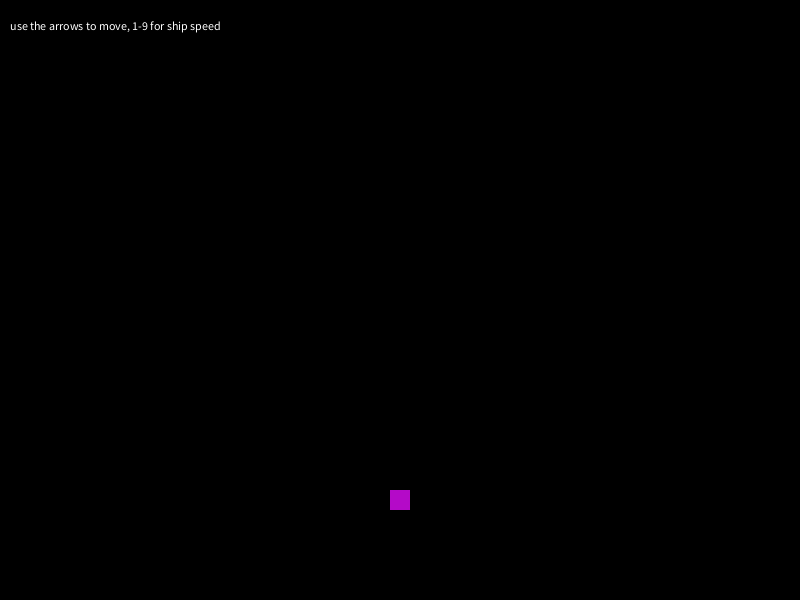
Frame 1 (no input)
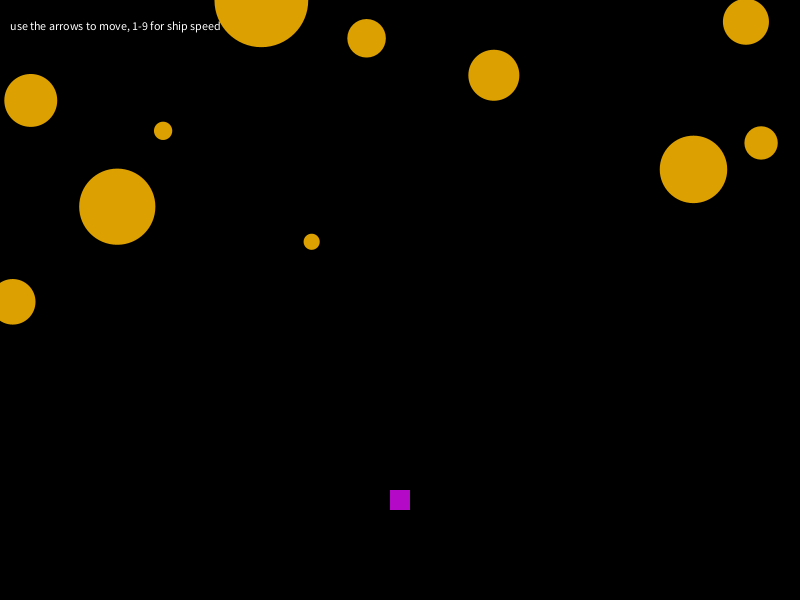
Frame 60 (the mouse pressed at the canvas centre just before this capture)
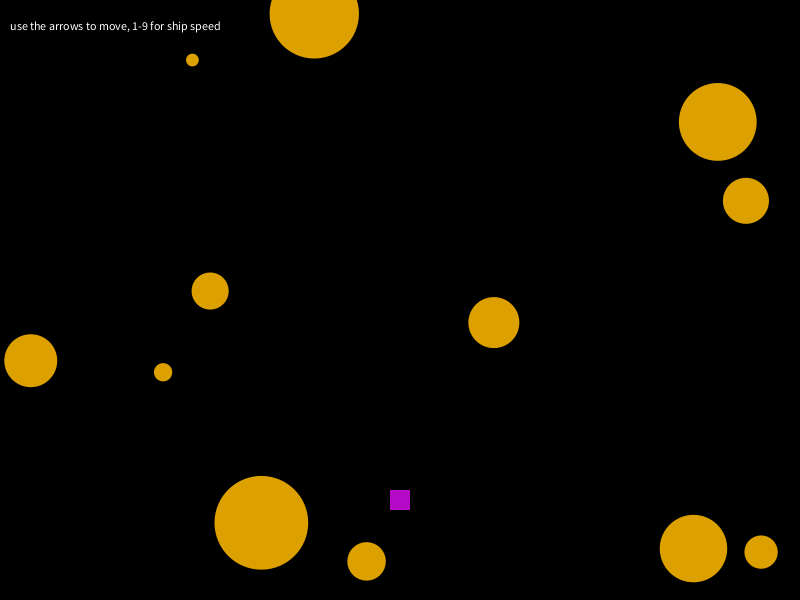
Frame 120 (the mouse held since frame 60 and released just before this capture)

The Processing sketch that drew these frames (run headless with seeded random() and noise(); from frame 60 on, the mouse is pressed at the canvas centre):

// Processing sketch: ExampleGame
// ── ExampleGame.pde
Ship myShip; // create a spaceship

int xChange, yChange; // variables for the ship
int increment = 1; // variable to change the rate of movement

Star[] stars; // array of stars
int starNum = 20; // number of stars

void setup() {
  size(800, 600);

  myShip = new Ship(); // instantiate the ship
  stars = new Star[starNum]; // new array of stars

  for (int x=0; x<starNum; x++) { 
    stars[x] = new Star(); // instatntiate the stars
  }
}

void draw() {
  background(0); // clear the background

  // directions
  String words = "use the arrows to move, 1-9 for ship speed";
  fill(255);
  text(words, 10, 30);

  // loop through all the stars
  for (int x=0; x< starNum; x++) {
    stars[x].update(); // update their position
    stars[x].collisionCheck(myShip.xPos, myShip.yPos); // check if colliding with the ship
    stars[x].render(); // draw the stars
  }

  myShip.update(xChange, yChange); // update the ship's position & shield size
  myShip.render(); // render the ship

  // reset vars if you want
  //yChange  = 0;
  //xChange = 0;

  // ************
  // change the speed of the ship
 // this will be replaced by serial code
  // ************
  if (keyPressed == true) {
    int pressed = key;
    if (pressed >= 49 && pressed <=57) {
      increment =  pressed - 48;
    }
  }
}

 // move the ship
 // this will be replaced by serial code
void keyPressed() {
  if (key == CODED) {
    if (keyCode == UP) {
      yChange = increment * -1;
    }
    if (keyCode == DOWN) {
      yChange = increment;
    }    
    if (keyCode == LEFT) {
      xChange = increment * -1;
    }  
    if (keyCode == RIGHT) {
      xChange = increment;
    }
  }
}

//************** Star class
class Star {
  float xPos, yPos, starSize, speed; // variables
  boolean collision; // check for collision 
  
  // star constructor
  Star() { // initial state
    speed = random(1, 10);
    starSize = random(10, 100);
    xPos = random(0, width);
    yPos = random(100, width) * -1;
    collision = false;
  }

  void update() {  // update star position
  
    yPos += speed;
    
    if (yPos > height+starSize/2) {
      yPos = random(100, width) * -1;
      speed = random(1, 10);
      starSize = random(10, 50);
      xPos = random(0, width);
    }
  }

  void collisionCheck(int _x, int _y) { // check for a collision

    int shipX = _x;
    int shipY = _y;

    float dx = shipX - xPos;
    float dy = shipY - yPos;
    float d = sqrt(sq(dx)+sq(dy)); // distance between star and ship

    if (d < starSize/2 + 10) { // if distance is less than the radius of the star & ship
      collision = !collision;  // there's a crash
    }
    
  }

  void render() {
    // if there's no collision
    if (!collision) {
      noStroke();
      fill(220, 160, 0);
      ellipse(xPos, yPos, starSize, starSize);
    } else { // if there is a colliison, supernova
      strokeWeight(5);
      stroke(255);
      fill(220, 100, 0);
      ellipse(xPos, yPos, starSize*1.5, starSize*1.5);
      collision = !collision; // reset the collison state for the next iteration
    }
  }
}



//************** Ship class
class Ship {
  int xPos;
  int yPos;
  int shieldSize;

  Ship() { // ship constructor
    xPos = width/2;
    yPos = height - 100;
    shieldSize = 0;
  }

  void update(int _xDelta, int _yDelta) {
    xPos += _xDelta;
    yPos += _yDelta;
  }

  void render() {
    if (yPos > height-10) {
      yPos = height-10;
    }
    if (yPos < height-200) {
      yPos = height-200;
    }

    if (xPos > width-10) {
      xPos = width-10;
    }
    if (xPos < 10) {
      xPos = 10;
    }

    noStroke();
    fill(180, 10, 200);
    rectMode(CENTER);
    rect(xPos, yPos, 20, 20);
  }
}
